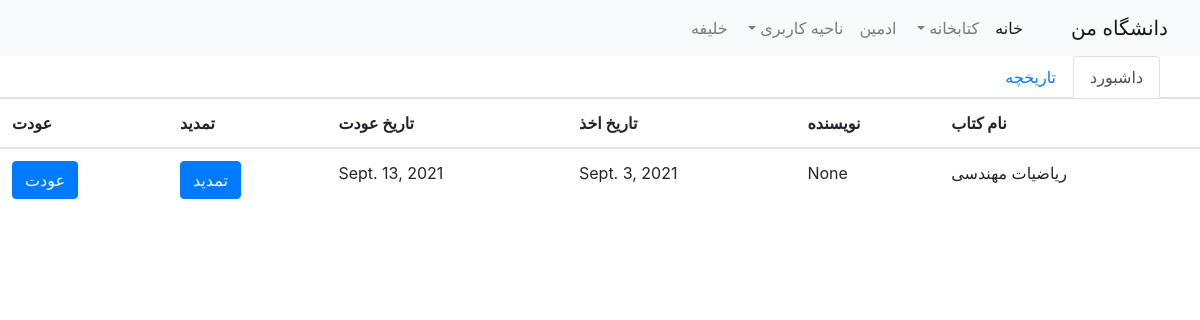
The page /library/dashboard (signed in) on the database its author committed.
### account/models.py (models this page shows, shortened)
class User(AbstractBaseUser):
    first_name = models.CharField(max_length=60)
    last_name = models.CharField(max_length=100)
    avatar = models.ImageField(null=True,blank=True)
    last_login = models.DateTimeField(auto_now=True)
    email = models.EmailField(verbose_name='email address', max_length=255, unique=True)
    position = models.ForeignKey(Position, on_delete=models.CASCADE, blank=True, null=True)
    identifier = models.PositiveIntegerField(unique=True, blank=True, null=True)
    is_active = models.BooleanField(default=True)
    is_staff = models.BooleanField(default=False)
    is_superuser = models.BooleanField(default=False)
    is_admin = models.BooleanField(default=False)
    is_student = models.BooleanField(default=True)
    USERNAME_FIELD = 'identifier'
    REQUIRED_FIELDS = ['first_name', 'last_name', 'email']
    objects = CustomUserManager()

### library/models.py (models this page shows, shortened)
class Lend(models.Model):
    book = models.ForeignKey(Book, on_delete=models.CASCADE)
    user = models.ForeignKey(User, on_delete=models.CASCADE)
    is_active = models.BooleanField(default=True)
    start_date = models.DateField(auto_now=True)
    end_date = models.DateField()
    renewal = models.SmallIntegerField(default=settings.MAX_RENEWAL)

class Book(models.Model):
    name = models.CharField(max_length=60)
    faculty = models.ForeignKey(Faculty, on_delete=models.CASCADE)
    quantity = models.PositiveSmallIntegerField()
    picture = models.ImageField(null=True, blank=True)
    author = models.CharField(max_length=60, blank=True, null=True)

### library/views.py (the view)
# urls.py: path('dashboard', UserDashboard.as_view(), name='dashboard'),
class UserDashboard(LoginRequiredMixin, ListView):
    template_name = 'library/user_dashboard.html'
    context_object_name = 'books'
    login_url = reverse_lazy('account:login')
    def get_queryset(self):
        return Lend.objects.filter(user=self.request.user, is_active=True)
    def get_context_data(self, object_list=None, **kwargs):
        context = super(UserDashboard, self).get_context_data(object_list=None, **kwargs)
        context['history'] = Lend.objects.filter(user=self.request.user, is_active=False)
        return context

### library/templates/library/user_dashboard.html (shortened to what this page needs)
{% extends 'account/layout.html' %}
{% block body %}
    <ul class="nav nav-tabs" id="myTab" role="tablist">
        <li class="nav-item">
            <a class="nav-link active" id="home-tab" data-toggle="tab" href="#home" role="tab" aria-controls="home"
               aria-selected="true">داشبورد</a>
        </li>
        <li class="nav-item">
            <a class="nav-link" id="profile-tab" data-toggle="tab" href="#profile" role="tab" aria-controls="profile"
               aria-selected="false">تاریخچه</a>
        </li>
    </ul>
    <div class="tab-content" id="myTabContent">
        <div class="tab-pane fade show active" id="home" role="tabpanel" aria-labelledby="home-tab">
            <table class="table">
                <thead>
                <tr>
                    <th>نام کتاب</th>
                    <th>نویسنده</th>
                    <th>تاریخ اخذ</th>
                    <th>تاریخ عودت</th>
                    <th>تمدید</th>
                    <th>عودت</th>
                </tr>
                </thead>
                <tbody>
                {% for book in books %}
                    <tr>
                        <td>{{ book.book.name }}</td>
                        <td>{{ book.book.author }}</td>
                        <td>{{ book.start_date }}</td>
                        <td>{{ book.end_date }}</td>
                        <td>
                            <form action="{% url 'renewal' %}" method="post">
                                <input type="submit" class="btn btn-primary" value="تمدید">
                            </form>
                        </td>
                        <td>
                            <form action="{% url 'return' %}" method="post">
                                <input type="submit" class="btn btn-primary" value="عودت">
                            </form>
                        </td>
                    </tr>
                {% endfor %}
                </tbody>
            </table>
        </div>
    </div>
{% endblock %}

### account/templates/account/layout.html (shortened to what this page needs)
<!doctype html>
<html lang="en">
<head>
    <link rel="stylesheet" href="https://cdn.jsdelivr.net/npm/bootstrap@4.6.0/dist/css/bootstrap.min.css"
>
</head>
<body>
<nav class="navbar navbar-expand-lg navbar-light bg-light">
    <a class="navbar-brand" href="#">دانشگاه من</a>
    <div class="collapse navbar-collapse" id="navbarNavDropdown">
        <ul class="navbar-nav">
            <li class="nav-item active">
                <a class="nav-link" href="#">خانه <span class="sr-only">(current)</span></a>
            </li>
            <li class="nav-item dropdown">
                <a class="nav-link dropdown-toggle" href="#" id="library" role="button"
                   data-toggle="dropdown" aria-haspopup="true" aria-expanded="false">
                    کتابخانه
                </a>
            </li>
            <li class="nav-item">
                <a class="nav-link" href="/admin">ادمین</a>
            </li>
            <li class="nav-item dropdown">
                <a class="nav-link dropdown-toggle" href="#" id="navbarDropdownMenuLink" role="button"
                   data-toggle="dropdown" aria-haspopup="true" aria-expanded="false">
                    ناحیه کاربری
                </a>
            </li>
            <li class="nav-item"><a class="nav-link" href="#">{{ user.last_name }}</a></li>
        </ul>
    </div>
</nav>
{% block body %}
{% endblock %}
</body>
</html>

### account/templates/account/layout.html (style rules this page uses)
body { direction: rtl; }

### rows shown on the page
User: last_name "خلیفه"
Lend: book.name "ریاضیات مهندسی", book.author "None", start_date "Sept. 3, 2021", end_date "Sept. 13, 2021"
